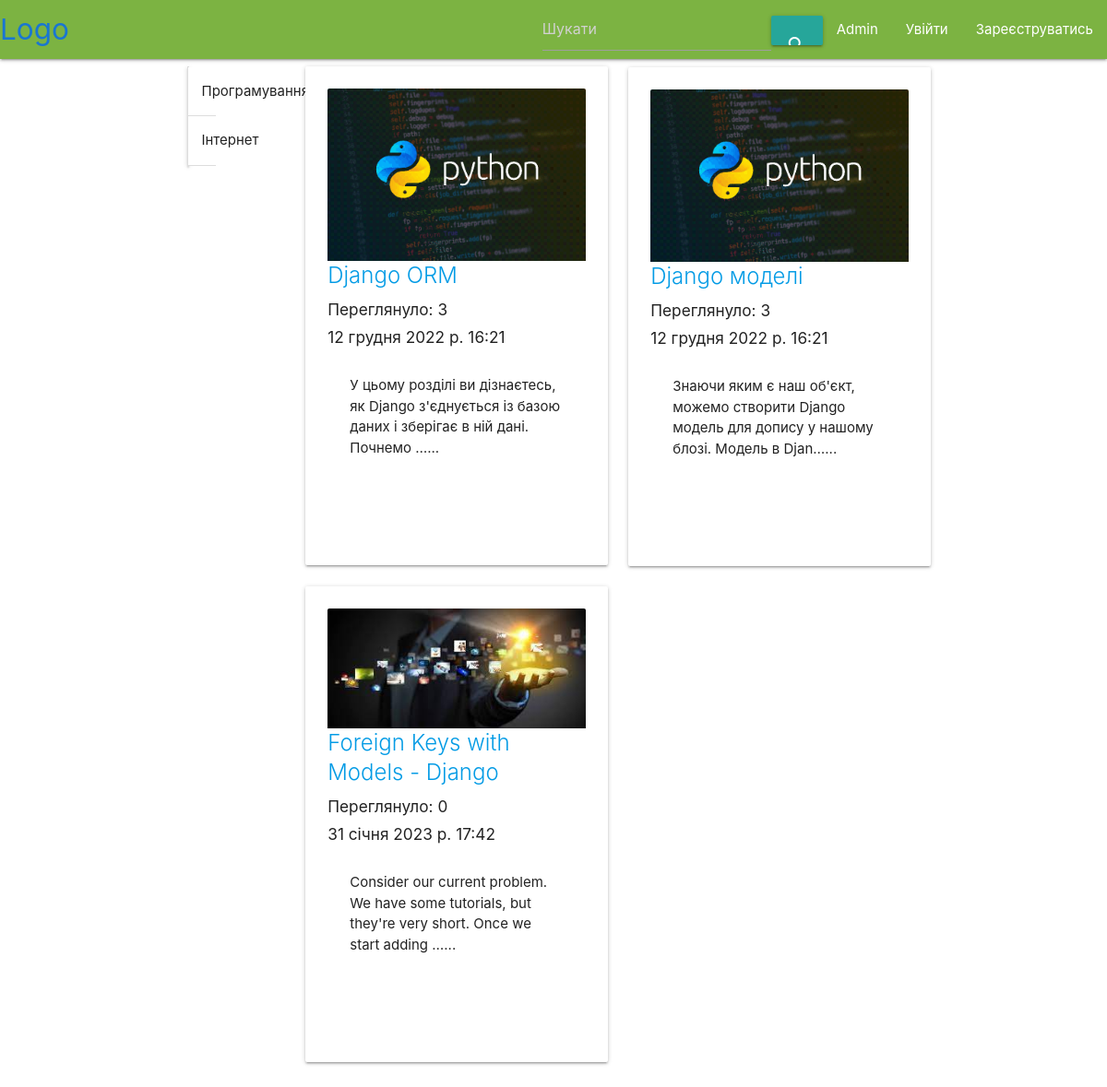
The page /category_programming/ on the database its author committed.
### blog/models.py (models this page shows, shortened)
class Category(models.Model):
    name = models.CharField(max_length=80)
    info = models.TextField(blank=True)
    category_slug = models.CharField(max_length=80, default="category_main")
    img = models.ImageField(upload_to='blog/static/img/categories',
                            height_field=None,
                            width_field=None,
                            verbose_name="Зображення категорії",
                            default='default.jpg')
    class Meta:
        verbose_name_plural = "Категорії"

class Post(models.Model):
    title = models.CharField(max_length=100)
    text = models.TextField()
    created_at = models.DateTimeField(default=timezone.now)
    post_slug = models.CharField(max_length=80, default="default_post")
    img = models.ImageField(default = 'blog/static/img/default.png',
                            upload_to='blog/static/img',
                            height_field=None,
                            width_field=None,
                            max_length=200,
                            verbose_name="Картинка для поста")
    views_number = models.ManyToManyField(User, related_name="views_rating", blank=True)
    likes =  models.ManyToManyField(User, related_name="post_like", blank=True)
    category = models.ForeignKey(Category, default=1,
                                 on_delete=models.SET_DEFAULT,
                                 verbose_name="Категорія")
    def get_views_number(self):
        return self.views_number.count()

### blog/views.py (the view, shortened to what this page needs)
# urls.py: path('<slug>/', views.slug_process),
def slug_process(request, slug):
    sidebar = Category.objects.all()
    categories = [ c.category_slug for c in sidebar]
    if slug in categories:
        category_posts = Post.objects.filter(category__category_slug=slug)
        return render(request, "category.html", {
            "posts" : category_posts,
            "sidebar": sidebar
        })

### blog/templates/category.html
{% extends 'navbar.html' %}
{% block content %}
<div class="container">
<div class="row">
    {% for post in posts %}
        {% if  forloop.first %}
            <div class="col s2 l2">
                {% include "sidebar.html" %}
            </div>
        <div class="col s10 l5">
        {%else%}
                {% if forloop.counter|divisibleby:2 %}
                    <div class="col s2">
                    </div>
                    <div class="col s10 l5">
                {%else%}
                    <div class="col s10 l5 offset-s2  offset-l2">
                {% endif %}
        {% endif %}
        <div class="card hoverable">
            <div class="card-content">
                <div class="card-image">
                    <img class="center-align responsive-img"
                     src="/{{ post.img }}">
                </div>
                <span class="card-title">
                    <a href="/{{ post.post_slug }}">{{ post.title }}</a>
                </span>
                <h6>Переглянуло: {{ post.get_views_number }}</h6>
                <h6>{{ post.created_at }}</h6>
                <div class="card-content">{{ post.text|truncatechars:100 }}...</div>
                <br><br><br>
            </div>
        </div>
    </div>
    {% endfor %}
</div>
</div>
{% endblock%}

### blog/templates/navbar.html (shortened to what this page needs)
{% load static %}
<!DOCTYPE HTML>
<html>
    <head>
        <link rel="stylesheet" href="https://cdnjs.cloudflare.com/ajax/libs/materialize/1.0.0/css/materialize.min.css">
    </head>
    <body>
        <nav>
            <div class="nav-wrapper light-green darken-1">
              <a href="/" class="brand-logo blue-text text-darken-2">Logo</a>
              <ul id="nav-mobile" class="right hide-on-med-and-down">
                <li>
                  <form method=POST action="{% url 'search' %}" id="search_nav">
                      <input type="search" name="searchpost" placeholder="Шукати">
                  </form>
                </li>
                <li><button class="waves-effect waves-light btn-small" form="search_nav" type="submit"><i class="material-icons">search</i></button></li>
                <li><a href="/admin">Admin</a></li>
                {% if not user.is_authenticated %}
                  <li><a href="/login">Увійти</a></li>
                  <li><a href="/register">Зареєструватись</a></li>
                {% else %}
                  <li><a href="/profile">Мій Аккаунт</a></li>
                  <li><a href="/chat">Чат</a></li>
                  <li><a href="/logout">Вийти</a></li>
                {% endif %}
              </ul>
            </div>
        </nav>
        {% block content %}
        {% endblock %}
    </body>
</html>

### blog/templates/sidebar.html (shortened to what this page needs)
<div class="col s2 l2 m2 ">
    <ul class="collapsible">
        {% for cat in sidebar %}
            <li>
                <div class="collapsible-header">{{cat.name}}</div>
            </li>
        {% endfor %}
    </ul>
</div>

### rows shown on the page
Post: img (placeholder picture), title "Django ORM", get_views_number "3", created_at "12 грудня 2022 р. 16:21", text "У цьому розділі ви дізнаєтесь, як Django з'єднується із базою даних і зберігає в ній дані. Почнемо …"
Category: name "Програмування"
Category: name "Інтернет"
Post: img (placeholder picture), title "Django моделі", get_views_number "3", created_at "12 грудня 2022 р. 16:21", text "Знаючи яким є наш об'єкт, можемо створити Django модель для допису у нашому блозі. Модель в Djan…"
Post: img (picture), title "Foreign Keys with Models - Django", get_views_number "0", created_at "31 січня 2023 р. 17:42", text "Consider our current problem. We have some tutorials, but they're very short. Once we start adding …"
